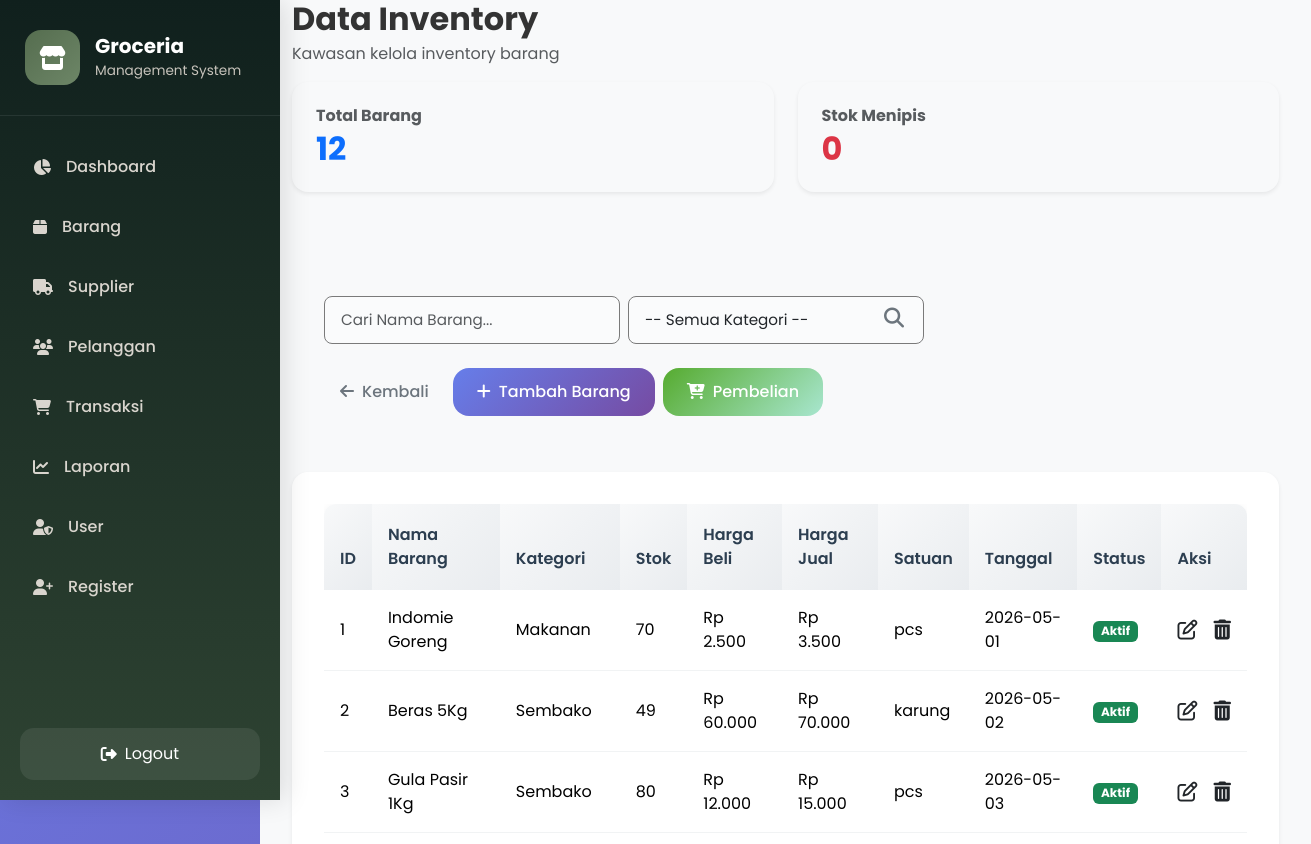
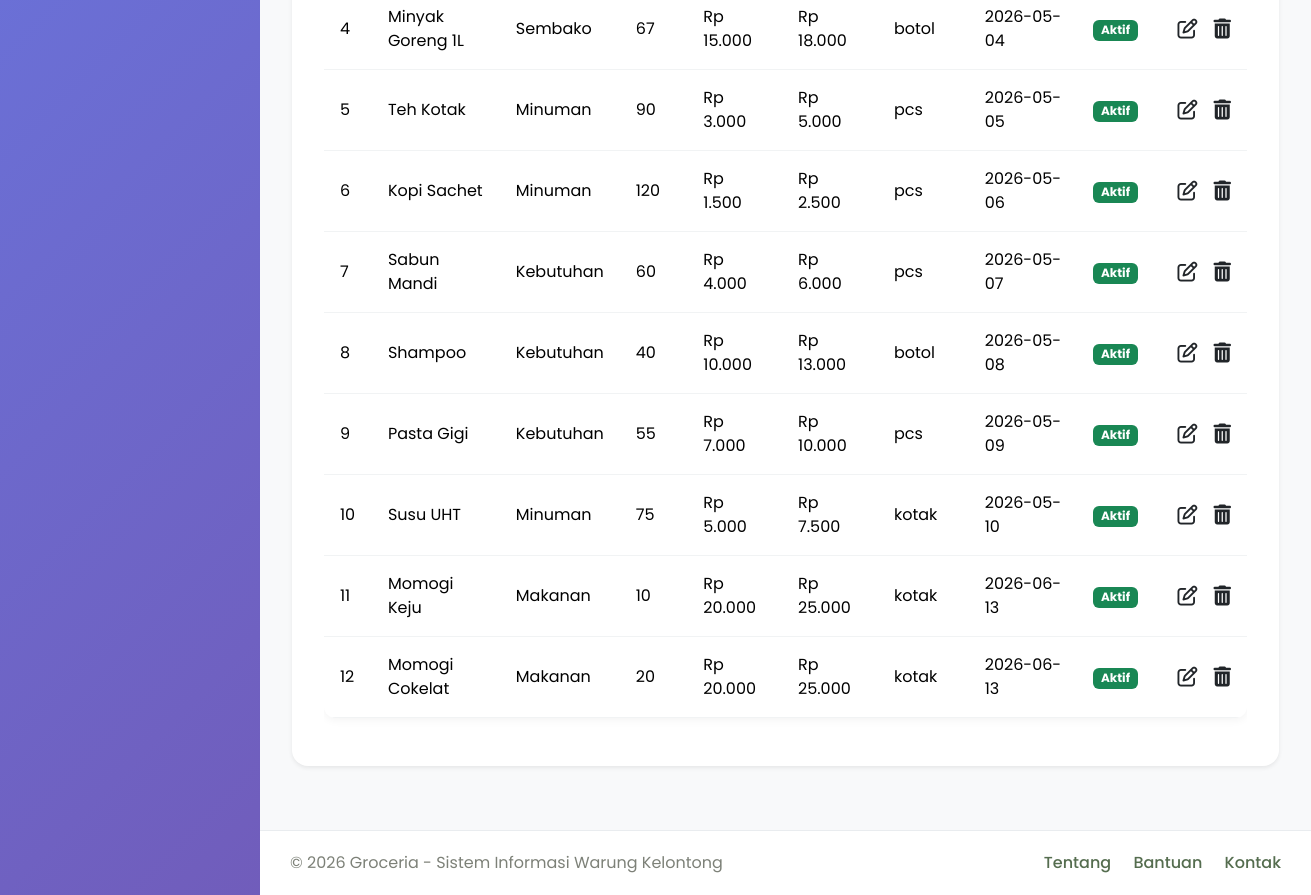
/barang/index.php (signed in), run on an earlier commit of the app's database (2 pictures, top to bottom).
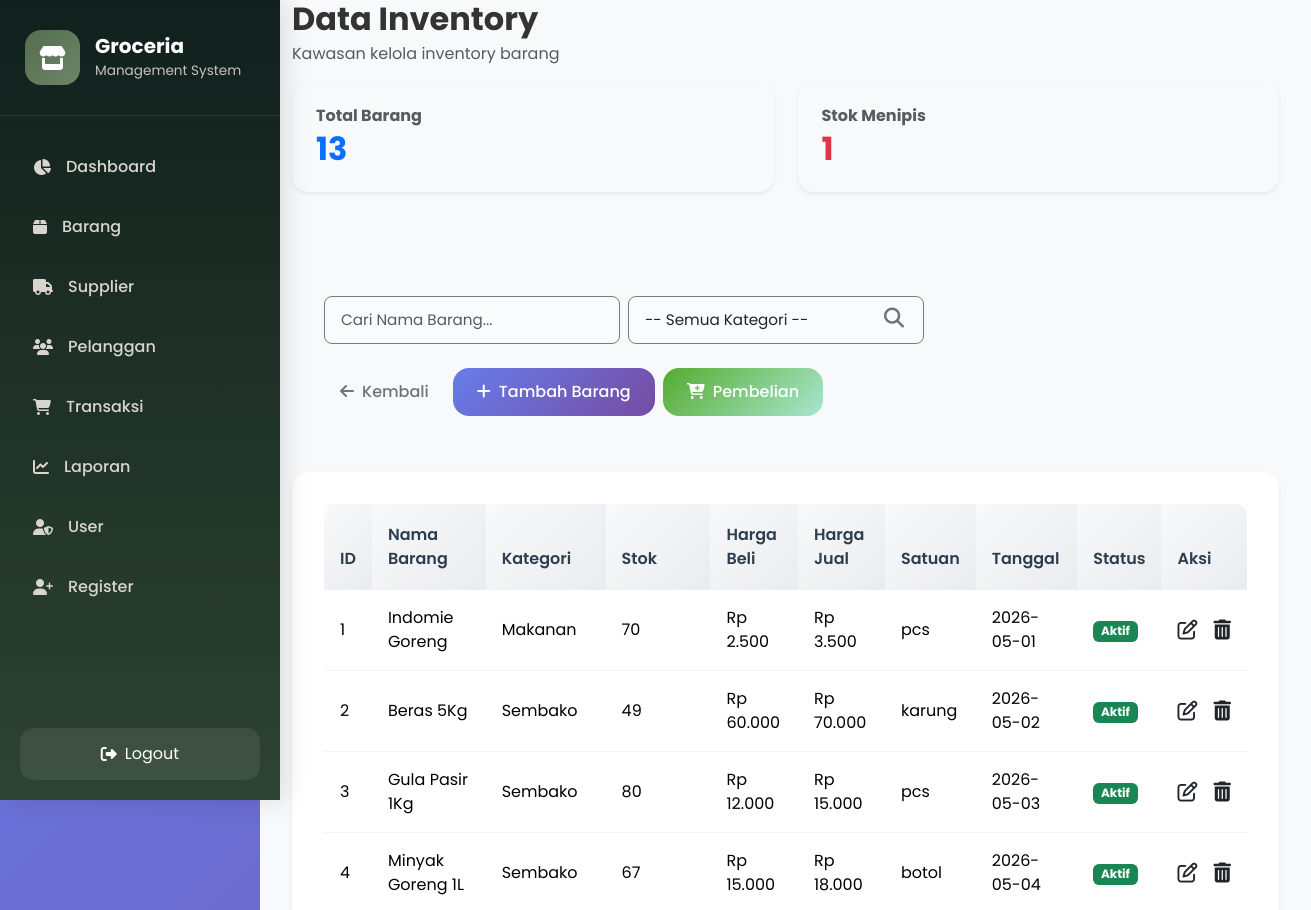
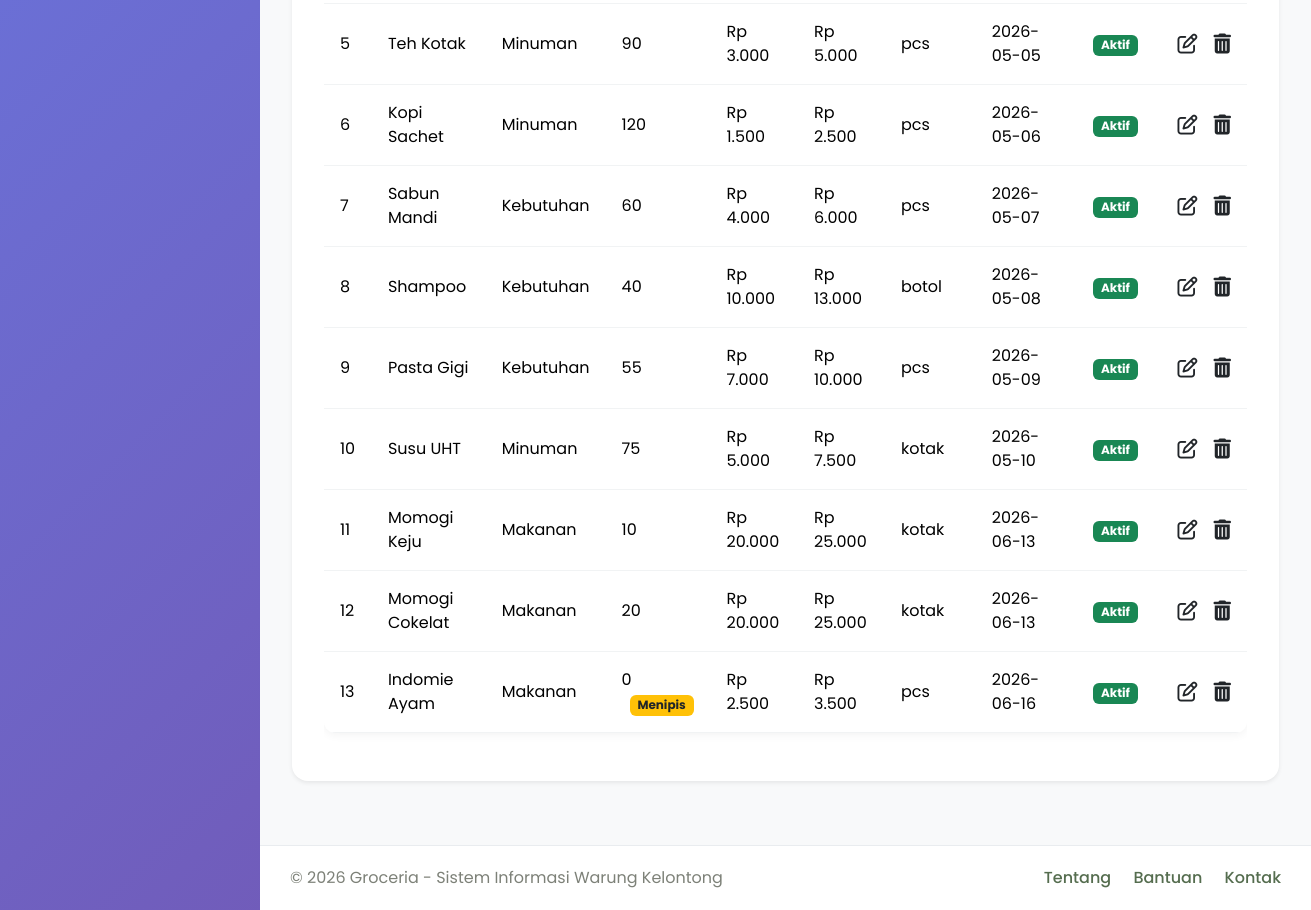
And on a later commit of the database (2 pictures, top to bottom).
### tables this page shows
CREATE TABLE `stok` (
  `id_stok` int(11) NOT NULL,
  `id_barang` int(11) DEFAULT NULL,
  `jumlah_stok` int(11) DEFAULT NULL,
  `stok_minimum` int(11) DEFAULT NULL,
  `terakhir_diupdate` datetime DEFAULT NULL
);

CREATE TABLE `barang` (
  `id_barang` int(11) NOT NULL,
  `nama_barang` varchar(100) DEFAULT NULL,
  `kategori` varchar(50) DEFAULT NULL,
  `harga_beli` int(11) DEFAULT NULL,
  `harga_jual` int(11) DEFAULT NULL,
  `satuan` varchar(20) DEFAULT NULL,
  `tanggal_ditambahkan` date DEFAULT NULL,
  `status_barang` enum('aktif','nonaktif') DEFAULT NULL
);

### barang/index.php (the view, shortened to what the changed rows need)
<?php
require_once '../config/koneksi.php';
$role_sekarang = $_SESSION['role'];
$total_barang = $conn->query("
    SELECT COUNT(*) as total
    FROM barang
")->fetch_assoc()['total'];
$stok_menipis = $conn->query("
    SELECT COUNT(*) as total
    FROM barang
    LEFT JOIN stok
        ON barang.id_barang = stok.id_barang
    WHERE IFNULL(stok.jumlah_stok,0)
          <= IFNULL(stok.stok_minimum,5)
")->fetch_assoc()['total'];
$search = $_GET['search'] ?? '';
$filter_kategori = $_GET['kategori'] ?? '';
$search_escaped = $conn->real_escape_string($search);
$searchTerm = "%{$search_escaped}%";
$sql = "
    SELECT
        b.id_barang,
        b.nama_barang,
        b.kategori,
        b.harga_beli,
        b.harga_jual,
        b.satuan,
        b.tanggal_ditambahkan,
        b.status_barang,
        st.jumlah_stok,
        st.stok_minimum
    FROM barang b
    LEFT JOIN stok st
        ON b.id_barang = st.id_barang
    WHERE b.nama_barang LIKE ?
";
$sql .= " ORDER BY b.id_barang ASC";
$stmt = $conn->prepare($sql);
if (!empty($filter_kategori)) {
    $stmt->bind_param("ss", $searchTerm, $filter_kategori);
} else {
    $stmt->bind_param("s", $searchTerm);
}
$stmt->execute();
$result = $stmt->get_result();
?>
<!DOCTYPE html>
<html lang="id">
<head>
    <link href="https://cdn.jsdelivr.net/npm/bootstrap@5.3.3/dist/css/bootstrap.min.css" rel="stylesheet">
    <link href="https://cdnjs.cloudflare.com/ajax/libs/font-awesome/6.5.1/css/all.min.css" rel="stylesheet">
    <link href="../assets/css/style.css" rel="stylesheet">
</head>
<body>
    <div class="wrapper d-flex max-vh-100">
        <div class="main-content">
            <div class="content-body">
                <div class="mb-4">
                    <h2 class="fw-bold mb-1">Data Inventory</h2>
                    <div class="row mb-4">
                        <div class="col-md-6 mb-3">
                            <div class="card border-0 rounded-4 shadow-sm p-4 bg-light">
                                <h6 class="text-muted mb-1 fw-bold">Total Barang</h6>
                                <h2 class="fw-bold m-0 text-primary"><?= $total_barang; ?></h2>
                            </div>
                        </div>
                        <div class="col-md-6 mb-3">
                            <div class="card border-0 rounded-4 shadow-sm p-4 bg-light">
                                <h6 class="text-muted mb-1 fw-bold">Stok Menipis</h6>
                                <h2 class="fw-bold m-0 text-danger"><?= $stok_menipis; ?></h2>
                            </div>
                        </div>
                    </div>
                    <div class="card border-0 rounded-4 shadow-sm">
                        <div class="card-body">
                            <div class="table-responsive">
                                <table class="table align-middle">
                                    <thead>
                                        <tr>
                                            <th>ID</th>
                                            <th>Nama Barang</th>
                                            <th>Kategori</th>
                                            <th>Stok</th>
                                            <th>Harga Beli</th>
                                            <th>Harga Jual</th>
                                            <th>Satuan</th>
                                            <th>Tanggal</th>
                                            <th>Status</th>
                                            <th>Aksi</th>
                                        </tr>
                                    </thead>
                                    <tbody>
                                        <?php if($result->num_rows > 0): ?>
                                            <?php while($row = $result->fetch_assoc()): ?>
                                            <tr>
                                                <td><?= $row['id_barang']; ?></td>
                                                <td><?= htmlspecialchars($row['nama_barang']); ?></td>
                                                <td><?= htmlspecialchars($row['kategori']); ?></td>
                                                <td>
                                                    <?= $row['jumlah_stok'] ?? 0; ?>
                                                    <?php if(($row['jumlah_stok'] ?? 0) <= ($row['stok_minimum'] ?? 5)): ?>
                                                        <span class="badge bg-warning text-dark ms-2">Menipis</span>
                                                    <?php endif; ?>
                                                </td>
                                                <td>Rp <?= number_format($row['harga_beli'], 0, ',', '.'); ?></td>
                                                <td>Rp <?= number_format($row['harga_jual'], 0, ',', '.'); ?></td>
                                                <td><?= htmlspecialchars($row['satuan']); ?></td>
                                                <td><?= $row['tanggal_ditambahkan']; ?></td>
                                                <td>
                                                    <?php if($row['status_barang'] == 'aktif'): ?>
                                                        <span class="badge bg-success">Aktif</span>
                                                    <?php else: ?>
                                                        <span class="badge bg-danger">Nonaktif</span>
                                                    <?php endif; ?>
                                                </td>
                                                <td>
                                                    <div class="d-flex align-items-center gap-3">
                                                        <a href="edit_barang.php?id=<?= $row['id_barang']; ?>"
                                                           class="text-dark fs-5 link-underline link-underline-opacity-0"
                                                           title="Edit Data">
                                                            <i class="fa-regular fa-pen-to-square"></i>
                                                        </a>
                                                        <?php if ($role_sekarang === 'admin') { ?>
                                                            <a href="hapus_barang.php?id=<?= $row['id_barang']; ?>"
                                                               onclick="return confirm('Ingin menghapus data ini?')"
                                                               class="text-dark fs-5 link-underline link-underline-opacity-0"
                                                               title="Hapus Data">
                                                                <i class="fa-solid fa-trash-can"></i>
                                                            </a>
                                                        <?php } ?>
                                                    </div>
                                                </td>
                                            </tr>
                                            <?php endwhile; ?>
                                        <?php endif; ?>
                                    </tbody>
                                </table>
                            </div>
                        </div>
                    </div>
                </div>
            </div>
        </div>
    </div>
</body>
</html>

What changed in the data, as far as the page shows it:
added stok: id_barang.id_barang "13", id_barang.nama_barang "Indomie Ayam", id_barang.kategori "Makanan", jumlah_stok "0", stok_minimum "Menipis", id_barang.harga_beli "2.500", id_barang.harga_jual "3.500", id_barang.satuan "pcs", id_barang.tanggal_ditambahkan "2026-06-16"
Also different on the page:
$total_barang: "12" → "13"
$stok_menipis: "0" → "1"
